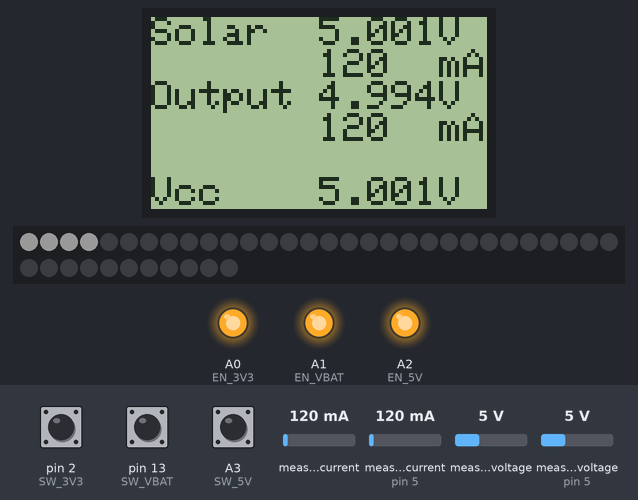
A sketch run on a simulated Arduino Uno, built with avr-gcc and run on an emulated ATmega328P. On the bench: 84×48 one-colour display, 41 RGB LEDs in strip order, left to right, continuing on the next row, output pins drawn as LEDs (lit = HIGH). Inputs (shaded band) come from the test bench; at power-on: measured voltage (sensor on pin 5) 5 V, measured current 120 mA, pin 2 (SW_3V3) LOW, pin 13 (SW_VBAT) LOW, A3 (SW_5V) LOW, measured current (sensor on pin 5) 120 mA, measured voltage 5 V. Dim RGB values are drawn brighter than linear; no radio packets arrive unless stated.

Above: at 1.2 s.
1.3 s: measured voltage (sensor on pin 5) set to 4.6 V
At 2.4 s:
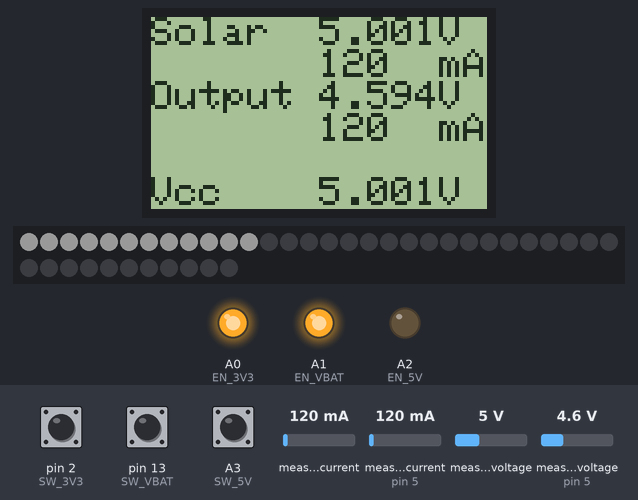
4.7 s: measured voltage (sensor on pin 5) set to 3.7 V
At 6.7 s:
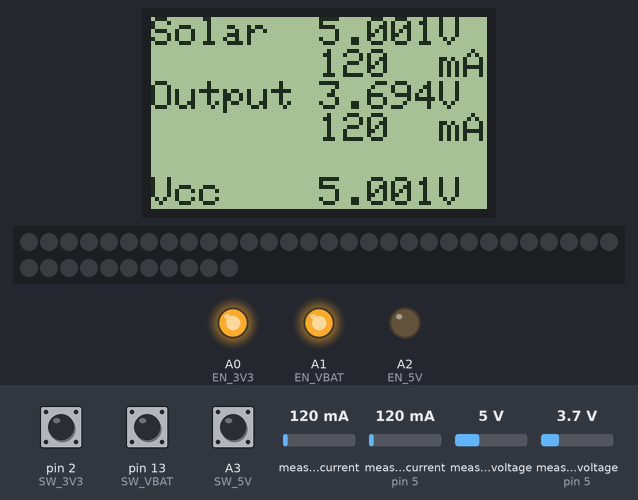
7.3 s: measured voltage (sensor on pin 5) set to 3.3 V
At 9.4 s:
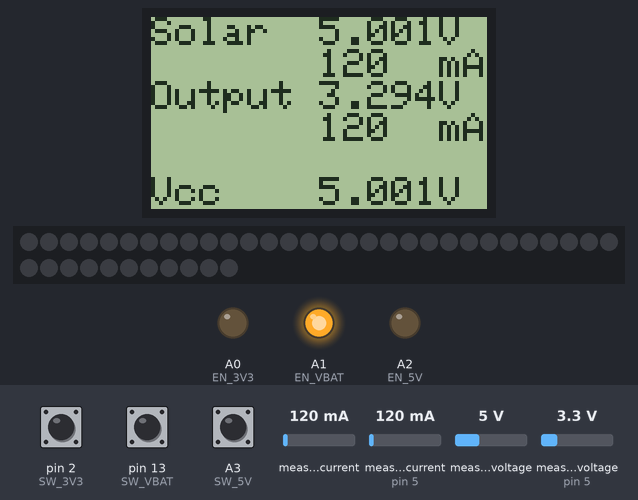
9.8 s: measured voltage (sensor on pin 5) set to 3.5 V
At 12.1 s:
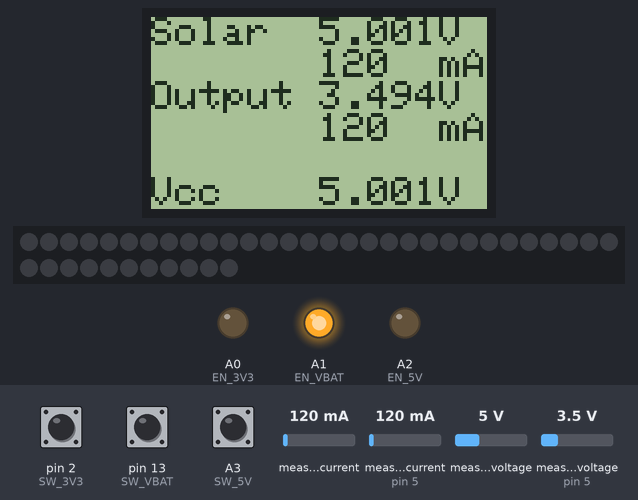
12.4 s: measured voltage (sensor on pin 5) set to 3.9 V
At 14.2 s:
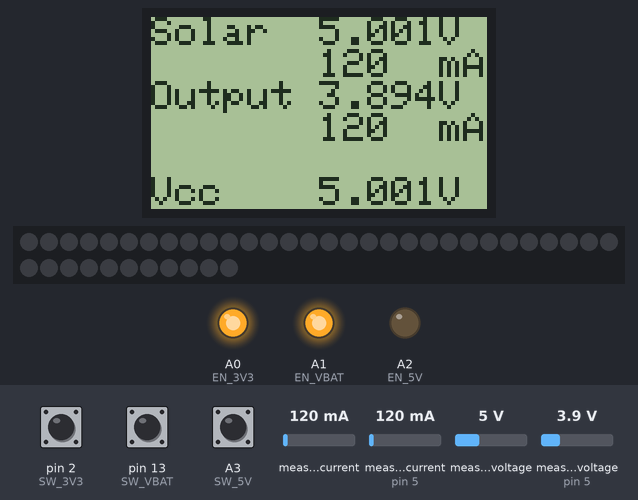
14.4 s: measured current (sensor 0) set to 40 mA
At 16.5 s:
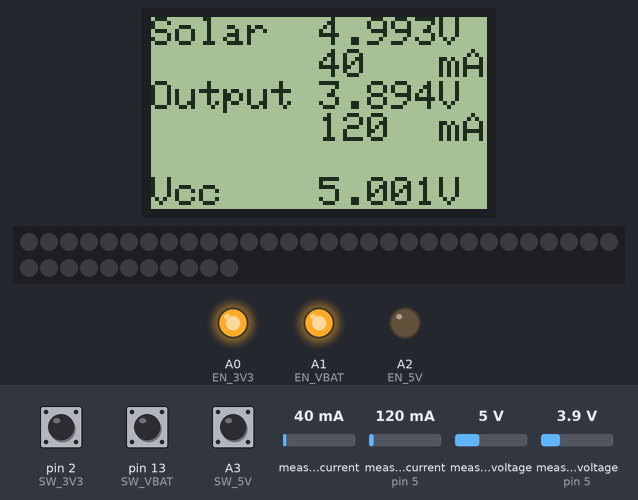
Timing chart, 0 to 18.0 s (numbered marks = the images above; inputs shaded):
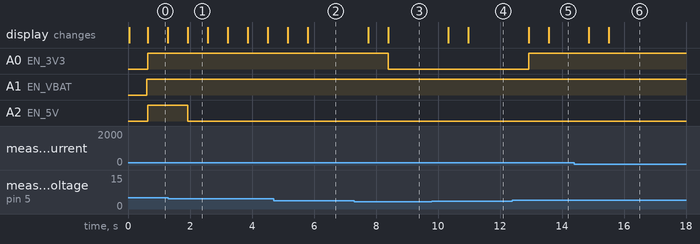

The sketch:

solarMonitor.ino
```cpp
/*
 * WARNING: for pin 10 to not short to gnd when pressing the left button, you need to remove the ptt pin code in RH_ASK.cpp!
 *            (since it overrides pinmode to output and button is directly wired to gnd when pressed)
 * NOTE: display glitches at the lower lines when charging hard and battery is ~4v.
 *        Need to diagnose. For now I changed software SPI from 4MHz to 1MHz in adafruit library
 *
 *
 */

//*****************
// INCLUDES
//*****************

#include <FastLED.h>
#include <SPI.h>
#include <Adafruit_GFX.h>
#include <Adafruit_PCD8544.h>
#include <Wire.h>
#include <Adafruit_INA219.h>
#include <RH_ASK.h> // NOTE: for pin 10 to work you need to remove the ptt pin code in RH_ASK.cpp

//*****************
// DEFINES
//*****************

// PINS
#define DISPLAY_SCLK        3
#define DISPLAY_DIN         4
#define DISPLAY_DC          5
#define DISPLAY_CS          6
#define DISPLAY_RST         7

#define BTN_UP              8
#define BTN_DOWN            9
#define BTN_LEFT            10
#define BTN_RIGHT           11

#define RF_TX               12

#define SW_3V3              2
#define SW_VBAT             13
#define SW_5V               A3

#define EN_3V3              A0
#define EN_VBAT             A1
#define EN_5V               A2

#define PIN_SDA             A4
#define PIN_SCL             A5

// FASTLED
#define DATA_PIN    1 // TX
#define LED_TYPE    WS2812B
#define COLOR_ORDER GRB
#define NUM_LEDS    41

// DYNAMIC LOAD
#define TARGET_VOLTAGE 4.2
#define MIN_BRIGHNESS 25

// DISPLAY CONFIG
#define FLOAT_DECIMALS      3

// INA219
#define INA_SOLAR_ADDRESS         0x40
#define INA_OUTPUT_ADDRESS        0x45
#define INA_SOLAR_A_CORRECTION    0.15
#define INA_OUTPUT_A_CORRECTION   0.0
#define INA_SOLAR_V_CORRECTION    0.011
#define INA_OUTPUT_V_CORRECTION   0.018

// HOW MANY ITERATIONS AND DELAY TO AVERAGE SENSOR READINGS
#define SENSOR_READ_LOOPS         5
#define SENSOR_LOOPS_DELAY_MS     100

//*****************
// GLOBAL VARIABLES
//*****************

Adafruit_INA219 ina_solar(INA_SOLAR_ADDRESS);  // Connected to solar panel
Adafruit_INA219 ina_output(INA_OUTPUT_ADDRESS); // Connected to output of battery

// Nokia status display
Adafruit_PCD8544 display = Adafruit_PCD8544(
  DISPLAY_SCLK,
  DISPLAY_DIN,
  DISPLAY_DC,
  DISPLAY_CS,
  DISPLAY_RST
);

// 433MHz Transmitter
RH_ASK rf_driver;

// FastLED ledstrip
CRGB leds[NUM_LEDS];

// Dynamic load
long powerValue = 300;
int ledBrightness =  MIN_BRIGHNESS;
long currentStabilizerLoadValue = 0;

// Data structure for sensor readings to transmit
struct sensorStruct{
  float vSol;
  float aSol;
  float vBat;
  float aOut;
  float vcc;
  uint8_t flags;
} SensorReadings;

// Transmit buffer of sensor readings
byte sensorTXbuf[sizeof(SensorReadings)] = {0};

bool allow_discharge = false; // TODO replace with new code

bool treshold_3v3_reached = false;
bool treshold_vbat_reached = false;
bool treshold_5v_reached = false;

// Discharge thresholds in V with default values
float treshold_3v3_on = 3.6;
float treshold_3v3_off = 3.4;

float treshold_vbat_on = 4.0;
float treshold_vbat_off = 3.9;

float treshold_5v_on = 4.9;
float treshold_5v_off = 4.8;


//*****************
// FUNCTIONS
//*****************

void setLeds()
{
  long powerValueCopy = powerValue;
  int led_i = 0;

  while (powerValueCopy >= 0 && led_i < 41)
  {
    if (powerValueCopy > 255)
    {
      leds[led_i].setRGB(255, 255, 255);
      powerValueCopy -= 255;
    }
    else
    {
      leds[led_i].setRGB(powerValueCopy, powerValueCopy, powerValueCopy);
      powerValueCopy = 0;
    }
    led_i++;
  }

  FastLED.setBrightness(ledBrightness);
  FastLED.show();
}

void adjustPowerDraw()
{
  float currentCurrent = SensorReadings.aOut;
  float targetCurrent = SensorReadings.aSol;
  float batteryVoltage = SensorReadings.vBat;

  /*
   * Set powerValue based on:
   * - Distance between battery voltage and target voltage
   * - Distance between solar current and output current
   */

  float dfVoltage = batteryVoltage - TARGET_VOLTAGE;

  // Turn off if we are below target voltage
  if (dfVoltage < -0.1)
  {
    dfVoltage = 0;
    powerValue = 0;
    ledBrightness = MIN_BRIGHNESS;
    currentStabilizerLoadValue = 0;
    return;
  }
  else if (dfVoltage < 0)
  {
    // do nothing for now
  }
  else if (dfVoltage > 1.0)
  {
    dfVoltage = 1.0; // clip to max 1v diff
  }

  // Add dfVoltage to target current to match voltage
  targetCurrent += dfVoltage * 2500; // 250mA per 0.1v diff from target


  // Iteratively match solar current with output current
  float dfCurrent = targetCurrent - currentCurrent;
  if (dfCurrent < 0.0) // Reduce current
  {
    if (ledBrightness > MIN_BRIGHNESS)
    {
      if (dfCurrent < -50)
      {
        ledBrightness -= 10;
      }
      else
      {
        ledBrightness -= 1;
      }

      if (ledBrightness < MIN_BRIGHNESS) ledBrightness = MIN_BRIGHNESS;
    }
    else
    {
      if (dfCurrent < -30)
      {
        currentStabilizerLoadValue -= 255*4;
      }
      else
      {
        currentStabilizerLoadValue += dfCurrent*5; // + because negative current
      }
    }
  }
  else // Increase current
  {
    if (dfCurrent > 30)
    {
      currentStabilizerLoadValue += 255*4;
    }
    else
    {
      currentStabilizerLoadValue += dfCurrent*5;
    }
  }

  if (currentStabilizerLoadValue < 0)
  {
    currentStabilizerLoadValue = 0;
    digitalWrite(EN_VBAT, LOW);
  }
  else
  {
    digitalWrite(EN_VBAT, HIGH);
  }

  powerValue = currentStabilizerLoadValue;
  //powerValue += dfVoltage * 5000;

  // Clip to max value on all leds
  // Adjust brightness
  if (powerValue > NUM_LEDS*255)
  {
    powerValue = NUM_LEDS*255;
    currentStabilizerLoadValue = powerValue;

    if (dfCurrent > 50)
    {
      ledBrightness += 10;
    }
    else
    {
      ledBrightness += 1;
    }

    //ledBrightness += dfVoltage * 20;

    if (ledBrightness > 255)
    {
      ledBrightness = 255;
    }
  }

}

void setupDisplay()
{
  display.begin();
  display.setContrast(60);
  display.clearDisplay();

  display.setRotation(2);
  display.setTextSize(1);
  display.setTextColor(BLACK);
  display.setCursor(0,0);
  display.println("SolarMon");

  display.display();
}

void setupPins()
{
  // Output enables, start off
  pinMode(EN_3V3, OUTPUT);
  digitalWrite(EN_3V3, LOW);

  pinMode(EN_VBAT, OUTPUT);
  digitalWrite(EN_VBAT, LOW);

  pinMode(EN_5V, OUTPUT);
  digitalWrite(EN_5V, LOW);

  // Switches
  pinMode(SW_3V3, INPUT);
  pinMode(SW_VBAT, INPUT);
  pinMode(SW_5V, INPUT);

  // Buttons
  pinMode(BTN_UP, INPUT);
  pinMode(BTN_DOWN, INPUT);
  pinMode(BTN_LEFT, INPUT);
  pinMode(BTN_RIGHT, INPUT);
}

void setup()
{
  setupPins();
  setupDisplay();
  ina_solar.begin();
  ina_output.begin();
  rf_driver.init();

  FastLED.addLeds<LED_TYPE,DATA_PIN,COLOR_ORDER>(leds, NUM_LEDS);
  FastLED.setBrightness(ledBrightness);
  CRGB color = CRGB(10, 0, 0);
  fill_solid(leds, NUM_LEDS, color);
  FastLED.show();

  // Initialize sensor reading values
  SensorReadings.vBat = 0.0;
  SensorReadings.vSol = 0.0;
  SensorReadings.aSol = 0.0;
  SensorReadings.aOut = 0.0;
  SensorReadings.vcc = 0.0;
  SensorReadings.flags = 0;
}

void sendValues()
{
  // Transmit sensor readings over 433MHz
  byte len = sizeof(SensorReadings);
  memcpy(sensorTXbuf, &SensorReadings, len);
  rf_driver.send(sensorTXbuf, len);
  rf_driver.waitPacketSent();
}

float readVcc()
{
  // (copied this code from the Arduino forum)
  // Read 1.1V reference against AVcc
  // set the reference to Vcc and the measurement to the internal 1.1V reference
  ADMUX = (1<<REFS0) | (1<<MUX3) | (1<<MUX2) | (1<<MUX1);
  delay(2); // Wait for Vref to settle
  ADCSRA |= (1<<ADSC); // Start conversion
  while (bit_is_set(ADCSRA,ADSC)); // measuring
  unsigned int result = ADC;
  //custom scale factor, processor specific
  result = 1125300UL / (unsigned long)result; // Calculate Vcc (in mV); 1125300 = 1.1*1024*1000
  return float(result)/1000; // Vcc in Volts as float
}

void updateDisplay()
{
  display.clearDisplay();
  display.setCursor(0, 0);

  display.print("Solar  ");
  display.print(SensorReadings.vSol, FLOAT_DECIMALS);
  display.println("V");

  display.print("       ");
  display.print(SensorReadings.aSol, 0);
  display.setCursor(72, 8);
  display.println("mA");

  display.print("Output ");
  display.print(SensorReadings.vBat, FLOAT_DECIMALS);
  display.println("V");

  display.print("       ");
  display.print(SensorReadings.aOut, 0);
  display.setCursor(72, 24);
  display.println("mA");

  display.println("");
  display.print("Vcc    ");
  display.print(SensorReadings.vcc, FLOAT_DECIMALS);
  display.println("V");

  display.display();
}


void manageDischargeOutputs()
{
  // TODO: SensorReadings.flags;

  //*****
  // 3V3
  //*****
  // Manual override
  if (digitalRead(SW_3V3))
  {
    digitalWrite(EN_3V3, HIGH);
  }
  else
  {
    // Enable discharge mode when above upper treshold
    if (SensorReadings.vBat > treshold_3v3_on)
    {
      treshold_3v3_reached = true;
    }
    // Enable output as long as above lower treshold
    if (treshold_3v3_reached && SensorReadings.vBat > treshold_3v3_off)
    {
      digitalWrite(EN_3V3, HIGH);
    }
    // Otherwise, disable output
    else
    {
      treshold_3v3_reached = false;
      digitalWrite(EN_3V3, LOW);
    }
  }


  //******
  // VBAT
  //******
  // Manual override
  if (digitalRead(SW_VBAT))
  {
    digitalWrite(EN_VBAT, HIGH);
  }
  /*
  else
  {
    // Enable discharge mode when above upper treshold
    if (SensorReadings.vBat > treshold_vbat_on)
    {
      treshold_vbat_reached = true;
    }
    // Enable output as long as above lower treshold
    if (treshold_vbat_reached && SensorReadings.vBat > treshold_vbat_off)
    {
      digitalWrite(EN_VBAT, HIGH);
    }
    // Otherwise, disable output
    else
    {
      treshold_vbat_reached = false;
      digitalWrite(EN_VBAT, LOW);
    }
  }
  */


  //****
  // 5V
  //****
  // Manual override
  if (digitalRead(SW_5V))
  {
    digitalWrite(EN_5V, HIGH);
  }
  else
  {
    // Enable discharge mode when above upper treshold
    if (SensorReadings.vBat > treshold_5v_on)
    {
      treshold_5v_reached = true;
    }
    // Enable output as long as above lower treshold
    if (treshold_5v_reached && SensorReadings.vBat > treshold_5v_off)
    {
      digitalWrite(EN_5V, HIGH);
    }
    // Otherwise, disable output
    else
    {
      treshold_5v_reached = false;
      digitalWrite(EN_5V, LOW);
    }
  }
}


void readSensors()
{
  float vBatMean = 0.0;
  float vSolMean = 0.0;
  float aSolMean = 0.0;
  float aOutMean = 0.0;
  float vccMean = 0.0;

  for(int i = 0; i < SENSOR_READ_LOOPS; i++)
  {
    float Vcc = readVcc();
    // For voltage, we add the shunt voltage to get the voltage of the solar panel or battery, not the circuit
    float solarVoltage = ina_solar.getBusVoltage_V() + (ina_solar.getShuntVoltage_mV() / 1000) - INA_SOLAR_V_CORRECTION;
    float solarCurrent = ina_solar.getCurrent_mA() + INA_SOLAR_A_CORRECTION;
    float batteryVoltage = ina_output.getBusVoltage_V() + (ina_output.getShuntVoltage_mV() / 1000) - INA_OUTPUT_V_CORRECTION;
    float outputCurrent = ina_output.getCurrent_mA() + INA_OUTPUT_A_CORRECTION;

    vSolMean += solarVoltage;
    aSolMean += solarCurrent;
    vBatMean += batteryVoltage;
    aOutMean += outputCurrent;
    vccMean += Vcc;

    delay(SENSOR_LOOPS_DELAY_MS);
  }

  SensorReadings.vBat = vBatMean/SENSOR_READ_LOOPS;
  SensorReadings.vSol = vSolMean/SENSOR_READ_LOOPS;
  SensorReadings.aSol = aSolMean/SENSOR_READ_LOOPS;
  SensorReadings.aOut = aOutMean/SENSOR_READ_LOOPS;
  SensorReadings.vcc = vccMean/SENSOR_READ_LOOPS;
}

void loop()
{
  readSensors();
  adjustPowerDraw();
  setLeds();
  updateDisplay();
  manageDischargeOutputs();
  sendValues();
}
```

Measured:
- the behaviour switches between 4.9 and 4.8 V on measured voltage (sensor on pin 5) (found by bisection; images 0 and 1)
- the behaviour switches between 3.5 and 3.4 V on measured voltage (sensor on pin 5) (found by bisection; images 2 and 3)
- the behaviour switches between 3.6 and 3.7 V on measured voltage (sensor on pin 5) (found by bisection; images 4 and 5)
- after the input at 1.3 s, A2 (EN_5V): HIGH → LOW after 0.63 s
- after the input at 4.7 s, the display: first changes after 0.46 s (image 2 shows a later state)
- after the input at 7.3 s, A0 (EN_3V3): HIGH → LOW after 1.1 s; the display: first changes after 0.45 s (image 3 shows a later state)
- after the input at 9.8 s, the display: first changes after 0.53 s (image 4 shows a later state)
- after the input at 12.4 s, A0 (EN_3V3): LOW → HIGH after 0.52 s; the display: first changes after 0.52 s (image 5 shows a later state)
- after the input at 14.4 s, the display: first changes after 0.46 s (image 6 shows a later state)
